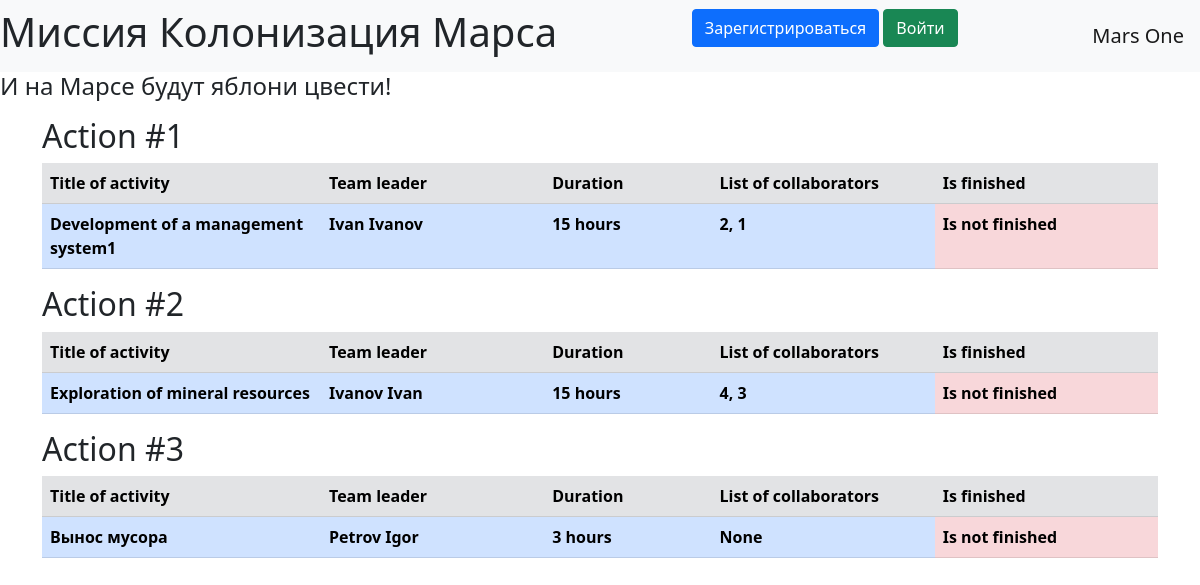
The page / on the database its author committed.
### data/jobs.py (models this page shows, shortened)
class Jobs(SqlAlchemyBase, SerializerMixin):
    __tablename__ = "jobs"
    id = sqlalchemy.Column(sqlalchemy.Integer, primary_key=True, autoincrement=True)
    team_leader_id = sqlalchemy.Column(sqlalchemy.Integer, sqlalchemy.ForeignKey("users.id"))
    team_leader = orm.relation('User')
    job = sqlalchemy.Column(sqlalchemy.String, nullable=True)
    work_size = sqlalchemy.Column(sqlalchemy.Integer, nullable=True)
    collaborators = sqlalchemy.Column(sqlalchemy.String, nullable=True)
    start_date = sqlalchemy.Column(sqlalchemy.DateTime, nullable=True)
    end_date = sqlalchemy.Column(sqlalchemy.DateTime, nullable=True)
    is_finished = sqlalchemy.Column(sqlalchemy.Boolean, default=False)

### data/users.py (models this page shows, shortened)
class User(SqlAlchemyBase, UserMixin, SerializerMixin):
    __tablename__ = "users"
    id = sqlalchemy.Column(sqlalchemy.Integer, primary_key=True, autoincrement=True)
    name = sqlalchemy.Column(sqlalchemy.String, nullable=True)
    surname = sqlalchemy.Column(sqlalchemy.String, nullable=True)
    age = sqlalchemy.Column(sqlalchemy.Integer, nullable=True)
    position = sqlalchemy.Column(sqlalchemy.String, nullable=True)
    speciality = sqlalchemy.Column(sqlalchemy.String, nullable=True)
    address = sqlalchemy.Column(sqlalchemy.String, nullable=True)
    hometown = sqlalchemy.Column(sqlalchemy.String, nullable=True)
    email = sqlalchemy.Column(sqlalchemy.String, unique=True, nullable=True)
    hashed_password = sqlalchemy.Column(sqlalchemy.String, nullable=True)
    modified_date = sqlalchemy.Column(sqlalchemy.DateTime, default=datetime.datetime.now)
    news = orm.relation("Jobs", back_populates='team_leader')

### app.py (the view)
@app.route("/")
def index():
    session = db_session.create_session()
    jobs = session.query(Jobs).all()
    return render_template('list.html', jobs=jobs)

### data/db_session.py (called while the page is built)
def create_session() -> Session:
    global __factory
    return __factory()

### templates/list.html (shortened to what this page needs)
{% extends "base.html" %}
{% block content %}
{% for job in jobs %}
<h2>Action #{{job.id}}</h2>
  <table class="table">
    <tr class="table-secondary">
      <th width="25%">Title of activity</th>
      <th width="20%">Team leader</th>
      <th width="15%">Duration</th>
      <th width="20%">List of collaborators</th>
      <th width="20%">Is finished</th>
    </tr>
    <tr class="table-primary">
      <th>{{ job.job }}</th>
      <th>{{ job.team_leader.name }} {{ job.team_leader.surname }}</th>
      <th>{{ job.work_size }} hours</th>
      <th>{{ job.collaborators }}</th>
      {% if job.is_finished %}
      <th class="table-success">Is finished</th>
      {% else %}
      <th class="table-danger">Is not finished</th>
      {% endif %}
    </tr>
  </table>
{% endfor %}
{% endblock %}

### templates/base.html (shortened to what this page needs)
<!doctype html>
<html lang="ru">
  <head>
      <link href="https://cdn.jsdelivr.net/npm/bootstrap@5.1.3/dist/css/bootstrap.min.css" rel="stylesheet">
  </head>
  <body>
    <nav class="navbar navbar-light bg-light">
        <h1>Миссия Колонизация Марса</h1>
        {% if current_user.is_authenticated %}
          <a class="navbar-brand" href="/logout">{{ current_user.name }}</a>
        {% else %}
          <p>
              <a class="btn btn-primary " href="/register">Зарегистрироваться</a>
              <a class="btn btn-success" href="/login">Войти</a>
          </p>
        {% endif %}
        <a href="/" class="navbar-brand">Mars One</a>
    </nav>
    <h4>И на Марсе будут яблони цвести!</h4>
    <main role="main" class="container">
      {% block content %}{% endblock %}
    </main>
  </body>
</html>

### rows shown on the page
Jobs: id "1", job "Development of a management system1", team_leader.name "Ivan", team_leader.surname "Ivanov", work_size "15", collaborators "2, 1", is_finished "Is not finished"
Jobs: id "2", job "Exploration of mineral resources", team_leader.name "Ivanov", team_leader.surname "Ivan", work_size "15", collaborators "4, 3", is_finished "Is not finished"
Jobs: id "3", job "Вынос мусора", team_leader.name "Petrov", team_leader.surname "Igor", work_size "3", collaborators "None", is_finished "Is not finished"
